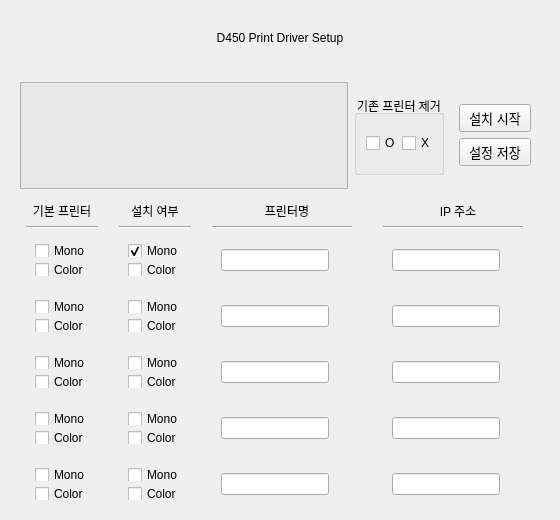
<?xml version="1.0" encoding="UTF-8"?>
<ui version="4.0">
 <class>Form</class>
 <widget class="QWidget" name="Form">
  <property name="geometry">
   <rect>
    <x>0</x>
    <y>0</y>
    <width>560</width>
    <height>520</height>
   </rect>
  </property>
  <property name="minimumSize">
   <size>
    <width>560</width>
    <height>520</height>
   </size>
  </property>
  <property name="maximumSize">
   <size>
    <width>560</width>
    <height>520</height>
   </size>
  </property>
  <property name="windowTitle">
   <string>Form</string>
  </property>
  <layout class="QVBoxLayout" name="verticalLayout">
   <item>
    <widget class="QLabel" name="printer_name_label">
     <property name="text">
      <string>D450 Print Driver Setup</string>
     </property>
     <property name="alignment">
      <set>Qt::AlignCenter</set>
     </property>
    </widget>
   </item>
   <item>
    <widget class="QFrame" name="setting_frame">
     <property name="minimumSize">
      <size>
       <width>530</width>
       <height>125</height>
      </size>
     </property>
     <property name="maximumSize">
      <size>
       <width>1000</width>
       <height>120</height>
      </size>
     </property>
     <property name="layoutDirection">
      <enum>Qt::LeftToRight</enum>
     </property>
     <layout class="QHBoxLayout" name="horizontalLayout_2">
      <item>
       <widget class="QTextEdit" name="note_frame">
        <property name="styleSheet">
         <string notr="true">background-color: rgb(232, 232, 232);
alternate-background-color: rgb(227, 227, 227);</string>
        </property>
       </widget>
      </item>
      <item>
       <widget class="QGroupBox" name="default_printer_del_frame">
        <property name="minimumSize">
         <size>
          <width>90</width>
          <height>80</height>
         </size>
        </property>
        <property name="maximumSize">
         <size>
          <width>90</width>
          <height>80</height>
         </size>
        </property>
        <property name="title">
         <string>기존 프린터 제거</string>
        </property>
        <property name="alignment">
         <set>Qt::AlignCenter</set>
        </property>
        <layout class="QHBoxLayout" name="horizontalLayout_3">
         <item>
          <widget class="QCheckBox" name="default_printer_del_o">
           <property name="text">
            <string>O</string>
           </property>
          </widget>
         </item>
         <item>
          <widget class="QCheckBox" name="default_printer_del_x">
           <property name="text">
            <string>X</string>
           </property>
          </widget>
         </item>
        </layout>
       </widget>
      </item>
      <item>
       <widget class="QFrame" name="btn_frame">
        <property name="minimumSize">
         <size>
          <width>90</width>
          <height>80</height>
         </size>
        </property>
        <property name="maximumSize">
         <size>
          <width>90</width>
          <height>80</height>
         </size>
        </property>
        <property name="layoutDirection">
         <enum>Qt::LeftToRight</enum>
        </property>
        <layout class="QVBoxLayout" name="verticalLayout_3">
         <item>
          <widget class="QPushButton" name="start_btn">
           <property name="font">
            <font>
             <pointsize>10</pointsize>
            </font>
           </property>
           <property name="text">
            <string>설치 시작</string>
           </property>
          </widget>
         </item>
         <item>
          <widget class="QPushButton" name="save_btn">
           <property name="font">
            <font>
             <pointsize>10</pointsize>
            </font>
           </property>
           <property name="text">
            <string>설정 저장</string>
           </property>
          </widget>
         </item>
        </layout>
       </widget>
      </item>
     </layout>
    </widget>
   </item>
   <item>
    <layout class="QGridLayout" name="print_frame">
     <item row="0" column="0">
      <widget class="QLabel" name="printer_label">
       <property name="maximumSize">
        <size>
         <width>16777215</width>
         <height>20</height>
        </size>
       </property>
       <property name="text">
        <string>기본 프린터</string>
       </property>
       <property name="alignment">
        <set>Qt::AlignCenter</set>
       </property>
      </widget>
     </item>
     <item row="0" column="1">
      <widget class="QLabel" name="printer_label1">
       <property name="text">
        <string>설치 여부</string>
       </property>
       <property name="alignment">
        <set>Qt::AlignCenter</set>
       </property>
      </widget>
     </item>
     <item row="0" column="2">
      <widget class="QLabel" name="printer_label2">
       <property name="minimumSize">
        <size>
         <width>150</width>
         <height>0</height>
        </size>
       </property>
       <property name="maximumSize">
        <size>
         <width>150</width>
         <height>16777215</height>
        </size>
       </property>
       <property name="text">
        <string>프린터명</string>
       </property>
       <property name="alignment">
        <set>Qt::AlignCenter</set>
       </property>
      </widget>
     </item>
     <item row="0" column="3">
      <widget class="QLabel" name="printer_label3">
       <property name="minimumSize">
        <size>
         <width>150</width>
         <height>0</height>
        </size>
       </property>
       <property name="maximumSize">
        <size>
         <width>150</width>
         <height>16777215</height>
        </size>
       </property>
       <property name="text">
        <string>IP 주소</string>
       </property>
       <property name="alignment">
        <set>Qt::AlignCenter</set>
       </property>
      </widget>
     </item>
     <item row="1" column="3">
      <widget class="Line" name="printer_line4">
       <property name="maximumSize">
        <size>
         <width>140</width>
         <height>16777215</height>
        </size>
       </property>
       <property name="orientation">
        <enum>Qt::Horizontal</enum>
       </property>
      </widget>
     </item>
     <item row="1" column="0">
      <widget class="Line" name="printer_line">
       <property name="orientation">
        <enum>Qt::Horizontal</enum>
       </property>
      </widget>
     </item>
     <item row="1" column="1">
      <widget class="Line" name="printer_line2">
       <property name="orientation">
        <enum>Qt::Horizontal</enum>
       </property>
      </widget>
     </item>
     <item row="1" column="2">
      <widget class="Line" name="printer_line3">
       <property name="maximumSize">
        <size>
         <width>140</width>
         <height>16777215</height>
        </size>
       </property>
       <property name="orientation">
        <enum>Qt::Horizontal</enum>
       </property>
      </widget>
     </item>
     <item row="3" column="2">
      <widget class="QFrame" name="printer_frame7">
       <property name="minimumSize">
        <size>
         <width>140</width>
         <height>50</height>
        </size>
       </property>
       <property name="maximumSize">
        <size>
         <width>140</width>
         <height>50</height>
        </size>
       </property>
       <layout class="QVBoxLayout" name="verticalLayout_14">
        <item>
         <widget class="QLineEdit" name="print_name_2">
          <property name="sizePolicy">
           <sizepolicy hsizetype="Fixed" vsizetype="Fixed">
            <horstretch>0</horstretch>
            <verstretch>0</verstretch>
           </sizepolicy>
          </property>
          <property name="maximumSize">
           <size>
            <width>16777215</width>
            <height>16777215</height>
           </size>
          </property>
          <property name="alignment">
           <set>Qt::AlignCenter</set>
          </property>
         </widget>
        </item>
       </layout>
      </widget>
     </item>
     <item row="3" column="3">
      <widget class="QFrame" name="printer_frame8">
       <property name="minimumSize">
        <size>
         <width>140</width>
         <height>50</height>
        </size>
       </property>
       <property name="maximumSize">
        <size>
         <width>140</width>
         <height>507215</height>
        </size>
       </property>
       <layout class="QVBoxLayout" name="verticalLayout_15">
        <item>
         <widget class="QLineEdit" name="print_ip_2">
          <property name="sizePolicy">
           <sizepolicy hsizetype="Fixed" vsizetype="Fixed">
            <horstretch>0</horstretch>
            <verstretch>0</verstretch>
           </sizepolicy>
          </property>
          <property name="maximumSize">
           <size>
            <width>16777215</width>
            <height>16777215</height>
           </size>
          </property>
          <property name="alignment">
           <set>Qt::AlignCenter</set>
          </property>
         </widget>
        </item>
       </layout>
      </widget>
     </item>
     <item row="5" column="0">
      <widget class="QFrame" name="printer_frame13">
       <property name="minimumSize">
        <size>
         <width>72</width>
         <height>50</height>
        </size>
       </property>
       <property name="maximumSize">
        <size>
         <width>72</width>
         <height>50</height>
        </size>
       </property>
       <layout class="QVBoxLayout" name="verticalLayout_33">
        <item>
         <widget class="QCheckBox" name="default_print_4_mono">
          <property name="text">
           <string>Mono</string>
          </property>
         </widget>
        </item>
        <item>
         <widget class="QCheckBox" name="default_print_4_color">
          <property name="text">
           <string>Color</string>
          </property>
         </widget>
        </item>
       </layout>
      </widget>
     </item>
     <item row="2" column="1">
      <widget class="QFrame" name="printer_frame2">
       <property name="minimumSize">
        <size>
         <width>72</width>
         <height>50</height>
        </size>
       </property>
       <property name="maximumSize">
        <size>
         <width>72</width>
         <height>50</height>
        </size>
       </property>
       <layout class="QVBoxLayout" name="verticalLayout_6">
        <item>
         <widget class="QCheckBox" name="install_print_1_mono">
          <property name="text">
           <string>Mono</string>
          </property>
          <property name="checked">
           <bool>true</bool>
          </property>
          <property name="autoRepeatDelay">
           <number>300</number>
          </property>
         </widget>
        </item>
        <item>
         <widget class="QCheckBox" name="install_print_1_color">
          <property name="text">
           <string>Color</string>
          </property>
         </widget>
        </item>
       </layout>
      </widget>
     </item>
     <item row="3" column="1">
      <widget class="QFrame" name="printer_frame6">
       <property name="minimumSize">
        <size>
         <width>72</width>
         <height>50</height>
        </size>
       </property>
       <property name="maximumSize">
        <size>
         <width>72</width>
         <height>50</height>
        </size>
       </property>
       <layout class="QVBoxLayout" name="verticalLayout_11">
        <item>
         <widget class="QCheckBox" name="install_print_2_mono">
          <property name="text">
           <string>Mono</string>
          </property>
         </widget>
        </item>
        <item>
         <widget class="QCheckBox" name="install_print_2_color">
          <property name="text">
           <string>Color</string>
          </property>
         </widget>
        </item>
       </layout>
      </widget>
     </item>
     <item row="2" column="3">
      <widget class="QFrame" name="printer_frame4">
       <property name="minimumSize">
        <size>
         <width>140</width>
         <height>50</height>
        </size>
       </property>
       <property name="maximumSize">
        <size>
         <width>140</width>
         <height>507215</height>
        </size>
       </property>
       <layout class="QVBoxLayout" name="verticalLayout_9">
        <item>
         <widget class="QLineEdit" name="print_ip_1">
          <property name="sizePolicy">
           <sizepolicy hsizetype="Fixed" vsizetype="Fixed">
            <horstretch>0</horstretch>
            <verstretch>0</verstretch>
           </sizepolicy>
          </property>
          <property name="maximumSize">
           <size>
            <width>16777215</width>
            <height>16777215</height>
           </size>
          </property>
          <property name="alignment">
           <set>Qt::AlignCenter</set>
          </property>
         </widget>
        </item>
       </layout>
      </widget>
     </item>
     <item row="2" column="2">
      <widget class="QFrame" name="printer_frame3">
       <property name="minimumSize">
        <size>
         <width>140</width>
         <height>50</height>
        </size>
       </property>
       <property name="maximumSize">
        <size>
         <width>140</width>
         <height>50</height>
        </size>
       </property>
       <layout class="QVBoxLayout" name="qq">
        <item>
         <widget class="QLineEdit" name="print_name_1">
          <property name="sizePolicy">
           <sizepolicy hsizetype="Fixed" vsizetype="Fixed">
            <horstretch>0</horstretch>
            <verstretch>0</verstretch>
           </sizepolicy>
          </property>
          <property name="maximumSize">
           <size>
            <width>16777215</width>
            <height>16777215</height>
           </size>
          </property>
          <property name="alignment">
           <set>Qt::AlignCenter</set>
          </property>
         </widget>
        </item>
       </layout>
      </widget>
     </item>
     <item row="4" column="0">
      <widget class="QFrame" name="printer_frame9">
       <property name="minimumSize">
        <size>
         <width>72</width>
         <height>50</height>
        </size>
       </property>
       <property name="maximumSize">
        <size>
         <width>72</width>
         <height>50</height>
        </size>
       </property>
       <layout class="QVBoxLayout" name="verticalLayout_32">
        <item>
         <widget class="QCheckBox" name="default_print_3_mono">
          <property name="text">
           <string>Mono</string>
          </property>
         </widget>
        </item>
        <item>
         <widget class="QCheckBox" name="default_print_3_color">
          <property name="text">
           <string>Color</string>
          </property>
         </widget>
        </item>
       </layout>
      </widget>
     </item>
     <item row="3" column="0">
      <widget class="QFrame" name="printer_frame5">
       <property name="minimumSize">
        <size>
         <width>72</width>
         <height>50</height>
        </size>
       </property>
       <property name="maximumSize">
        <size>
         <width>72</width>
         <height>50</height>
        </size>
       </property>
       <layout class="QVBoxLayout" name="verticalLayout_10">
        <item>
         <widget class="QCheckBox" name="default_print_2_mono">
          <property name="text">
           <string>Mono</string>
          </property>
         </widget>
        </item>
        <item>
         <widget class="QCheckBox" name="default_print_2_color">
          <property name="text">
           <string>Color</string>
          </property>
         </widget>
        </item>
       </layout>
      </widget>
     </item>
     <item row="2" column="0">
      <widget class="QFrame" name="printer_frame">
       <property name="minimumSize">
        <size>
         <width>72</width>
         <height>50</height>
        </size>
       </property>
       <property name="maximumSize">
        <size>
         <width>72</width>
         <height>50</height>
        </size>
       </property>
       <layout class="QVBoxLayout" name="verticalLayout_7">
        <item>
         <widget class="QCheckBox" name="default_print_1_mono">
          <property name="text">
           <string>Mono</string>
          </property>
         </widget>
        </item>
        <item>
         <widget class="QCheckBox" name="default_print_1_color">
          <property name="text">
           <string>Color</string>
          </property>
         </widget>
        </item>
       </layout>
      </widget>
     </item>
     <item row="6" column="0">
      <widget class="QFrame" name="printer_frame17">
       <property name="minimumSize">
        <size>
         <width>72</width>
         <height>50</height>
        </size>
       </property>
       <property name="maximumSize">
        <size>
         <width>72</width>
         <height>50</height>
        </size>
       </property>
       <layout class="QVBoxLayout" name="verticalLayout_44">
        <item>
         <widget class="QCheckBox" name="default_print_5_mono">
          <property name="text">
           <string>Mono</string>
          </property>
         </widget>
        </item>
        <item>
         <widget class="QCheckBox" name="default_print_5_color">
          <property name="text">
           <string>Color</string>
          </property>
         </widget>
        </item>
       </layout>
      </widget>
     </item>
     <item row="4" column="1">
      <widget class="QFrame" name="printer_frame10">
       <property name="minimumSize">
        <size>
         <width>72</width>
         <height>50</height>
        </size>
       </property>
       <property name="maximumSize">
        <size>
         <width>72</width>
         <height>50</height>
        </size>
       </property>
       <layout class="QVBoxLayout" name="verticalLayout_45">
        <item>
         <widget class="QCheckBox" name="install_print_3_mono">
          <property name="text">
           <string>Mono</string>
          </property>
         </widget>
        </item>
        <item>
         <widget class="QCheckBox" name="install_print_3_color">
          <property name="text">
           <string>Color</string>
          </property>
         </widget>
        </item>
       </layout>
      </widget>
     </item>
     <item row="5" column="1">
      <widget class="QFrame" name="printer_frame14">
       <property name="minimumSize">
        <size>
         <width>72</width>
         <height>50</height>
        </size>
       </property>
       <property name="maximumSize">
        <size>
         <width>72</width>
         <height>50</height>
        </size>
       </property>
       <layout class="QVBoxLayout" name="verticalLayout_46">
        <item>
         <widget class="QCheckBox" name="install_print_4_mono">
          <property name="text">
           <string>Mono</string>
          </property>
         </widget>
        </item>
        <item>
         <widget class="QCheckBox" name="install_print_4_color">
          <property name="text">
           <string>Color</string>
          </property>
         </widget>
        </item>
       </layout>
      </widget>
     </item>
     <item row="6" column="1">
      <widget class="QFrame" name="printer_frame18">
       <property name="minimumSize">
        <size>
         <width>72</width>
         <height>50</height>
        </size>
       </property>
       <property name="maximumSize">
        <size>
         <width>72</width>
         <height>50</height>
        </size>
       </property>
       <layout class="QVBoxLayout" name="verticalLayout_47">
        <item>
         <widget class="QCheckBox" name="install_print_5_mono">
          <property name="text">
           <string>Mono</string>
          </property>
         </widget>
        </item>
        <item>
         <widget class="QCheckBox" name="install_print_5_color">
          <property name="text">
           <string>Color</string>
          </property>
         </widget>
        </item>
       </layout>
      </widget>
     </item>
     <item row="4" column="2">
      <widget class="QFrame" name="printer_frame11">
       <property name="minimumSize">
        <size>
         <width>140</width>
         <height>50</height>
        </size>
       </property>
       <property name="maximumSize">
        <size>
         <width>140</width>
         <height>50</height>
        </size>
       </property>
       <layout class="QVBoxLayout" name="verticalLayout_48">
        <item>
         <widget class="QLineEdit" name="print_name_3">
          <property name="sizePolicy">
           <sizepolicy hsizetype="Fixed" vsizetype="Fixed">
            <horstretch>0</horstretch>
            <verstretch>0</verstretch>
           </sizepolicy>
          </property>
          <property name="maximumSize">
           <size>
            <width>16777215</width>
            <height>16777215</height>
           </size>
          </property>
          <property name="alignment">
           <set>Qt::AlignCenter</set>
          </property>
         </widget>
        </item>
       </layout>
      </widget>
     </item>
     <item row="5" column="2">
      <widget class="QFrame" name="printer_frame15">
       <property name="minimumSize">
        <size>
         <width>140</width>
         <height>50</height>
        </size>
       </property>
       <property name="maximumSize">
        <size>
         <width>140</width>
         <height>50</height>
        </size>
       </property>
       <layout class="QVBoxLayout" name="verticalLayout_49">
        <item>
         <widget class="QLineEdit" name="print_name_4">
          <property name="sizePolicy">
           <sizepolicy hsizetype="Fixed" vsizetype="Fixed">
            <horstretch>0</horstretch>
            <verstretch>0</verstretch>
           </sizepolicy>
          </property>
          <property name="maximumSize">
           <size>
            <width>16777215</width>
            <height>16777215</height>
           </size>
          </property>
          <property name="alignment">
           <set>Qt::AlignCenter</set>
          </property>
         </widget>
        </item>
       </layout>
      </widget>
     </item>
     <item row="6" column="2">
      <widget class="QFrame" name="printer_frame19">
       <property name="minimumSize">
        <size>
         <width>140</width>
         <height>50</height>
        </size>
       </property>
       <property name="maximumSize">
        <size>
         <width>140</width>
         <height>50</height>
        </size>
       </property>
       <layout class="QVBoxLayout" name="verticalLayout_50">
        <item>
         <widget class="QLineEdit" name="print_name_5">
          <property name="sizePolicy">
           <sizepolicy hsizetype="Fixed" vsizetype="Fixed">
            <horstretch>0</horstretch>
            <verstretch>0</verstretch>
           </sizepolicy>
          </property>
          <property name="maximumSize">
           <size>
            <width>16777215</width>
            <height>16777215</height>
           </size>
          </property>
          <property name="alignment">
           <set>Qt::AlignCenter</set>
          </property>
         </widget>
        </item>
       </layout>
      </widget>
     </item>
     <item row="4" column="3">
      <widget class="QFrame" name="printer_frame12">
       <property name="minimumSize">
        <size>
         <width>140</width>
         <height>50</height>
        </size>
       </property>
       <property name="maximumSize">
        <size>
         <width>140</width>
         <height>507215</height>
        </size>
       </property>
       <layout class="QVBoxLayout" name="verticalLayout_51">
        <item>
         <widget class="QLineEdit" name="print_ip_3">
          <property name="sizePolicy">
           <sizepolicy hsizetype="Fixed" vsizetype="Fixed">
            <horstretch>0</horstretch>
            <verstretch>0</verstretch>
           </sizepolicy>
          </property>
          <property name="maximumSize">
           <size>
            <width>16777215</width>
            <height>16777215</height>
           </size>
          </property>
          <property name="alignment">
           <set>Qt::AlignCenter</set>
          </property>
         </widget>
        </item>
       </layout>
      </widget>
     </item>
     <item row="5" column="3">
      <widget class="QFrame" name="printer_frame16">
       <property name="minimumSize">
        <size>
         <width>140</width>
         <height>50</height>
        </size>
       </property>
       <property name="maximumSize">
        <size>
         <width>140</width>
         <height>507215</height>
        </size>
       </property>
       <layout class="QVBoxLayout" name="verticalLayout_52">
        <item>
         <widget class="QLineEdit" name="print_ip_4">
          <property name="sizePolicy">
           <sizepolicy hsizetype="Fixed" vsizetype="Fixed">
            <horstretch>0</horstretch>
            <verstretch>0</verstretch>
           </sizepolicy>
          </property>
          <property name="maximumSize">
           <size>
            <width>16777215</width>
            <height>16777215</height>
           </size>
          </property>
          <property name="alignment">
           <set>Qt::AlignCenter</set>
          </property>
         </widget>
        </item>
       </layout>
      </widget>
     </item>
     <item row="6" column="3">
      <widget class="QFrame" name="printer_frame20">
       <property name="minimumSize">
        <size>
         <width>140</width>
         <height>50</height>
        </size>
       </property>
       <property name="maximumSize">
        <size>
         <width>140</width>
         <height>507215</height>
        </size>
       </property>
       <layout class="QVBoxLayout" name="verticalLayout_53">
        <item>
         <widget class="QLineEdit" name="print_ip_5">
          <property name="sizePolicy">
           <sizepolicy hsizetype="Fixed" vsizetype="Fixed">
            <horstretch>0</horstretch>
            <verstretch>0</verstretch>
           </sizepolicy>
          </property>
          <property name="maximumSize">
           <size>
            <width>16777215</width>
            <height>16777215</height>
           </size>
          </property>
          <property name="alignment">
           <set>Qt::AlignCenter</set>
          </property>
         </widget>
        </item>
       </layout>
      </widget>
     </item>
    </layout>
   </item>
  </layout>
 </widget>
 <resources/>
 <connections/>
</ui>
